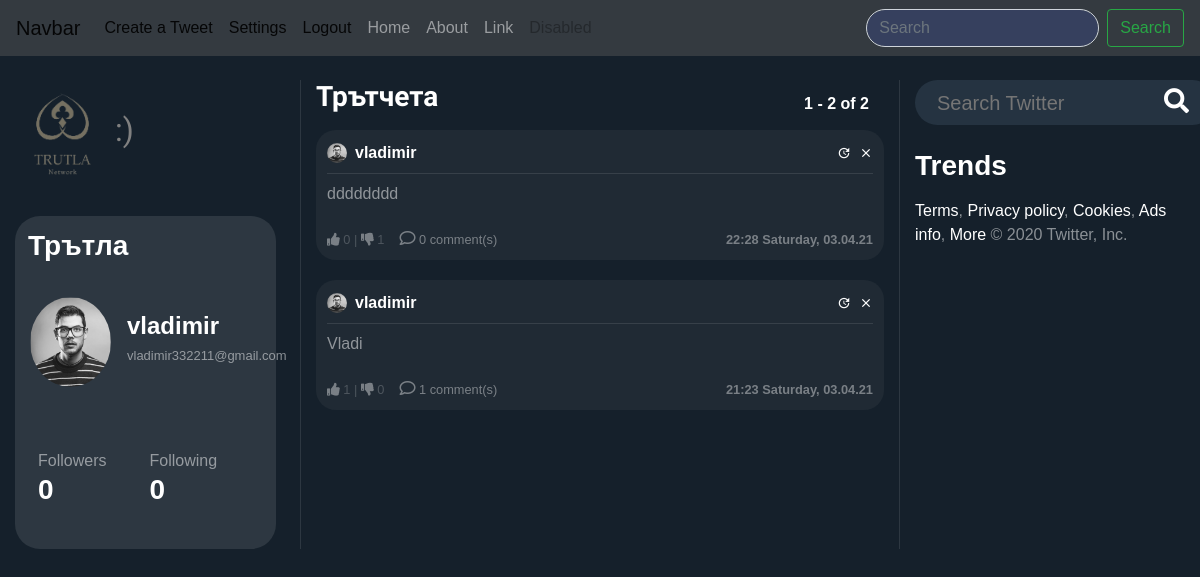
The app's page /user/vladimir (signed in) with its own data.
### users/models.py (models this page shows, shortened)
class Profile(models.Model):
    user = models.OneToOneField(User, on_delete=models.CASCADE)
    image = models.ImageField(default='default.png', upload_to='profile_pics')
    @property
    def followers(self):
        return Follow.objects.filter(follow_user=self.user).count()
    @property
    def following(self):
        return Follow.objects.filter(user=self.user).count()

### blog/models.py (models this page shows, shortened)
class Post(models.Model):
    content = models.TextField(max_length=1000)
    date_posted = models.DateTimeField(default=timezone.now)
    author = models.ForeignKey(User, on_delete=models.CASCADE)
    likes= models.IntegerField(default=0)
    dislikes= models.IntegerField(default=0)
    @property
    def number_of_comments(self):
        return Comment.objects.filter(post_connected=self).count()

### blog/views.py (the view, shortened to what this page needs)
# urls.py: path('user/<str:username>', UserPostListView.as_view(), name='user-posts'),
class UserPostListView(LoginRequiredMixin, ListView):
    model = Post
    template_name = 'blog/user_posts.html'
    context_object_name = 'posts'
    paginate_by = PAGINATION_COUNT
    def visible_user(self):
        return get_object_or_404(User, username=self.kwargs.get('username'))
    def get_context_data(self, **kwargs):
        visible_user = self.visible_user()
        logged_user = self.request.user
        print(logged_user.username == '', file=sys.stderr)
        if logged_user.username == '' or logged_user is None:
            can_follow = False
        else:
            can_follow = (Follow.objects.filter(user=logged_user,
                                                follow_user=visible_user).count() == 0)
        data = super().get_context_data(**kwargs)
        data['user_profile'] = visible_user
        data['can_follow'] = can_follow
        return data
    def get_queryset(self):
        user = self.visible_user()
        return Post.objects.filter(author=user).order_by('-date_posted')

### blog/templates/blog/user_posts.html
{% extends "blog/home.html" %}

### blog/templates/blog/home.html (shortened to what this page needs)
{% extends "blog/base.html" %}
{% load static %}
{% block content %}
    <div class="row">
        <div class="col-12 col-md-3 pr-4 dont-move">
            <a href="/"> <h2><img class="img-fluid" width="100" src="{% static 'blog/logo.png' %}"><span style="color: gray; font-family: 'Marck Script', cursive; ">:)</span></h2></a><br>
            <div class="profile-section">
            <h3 class="white-important p-2">
                Трътла
            </h3>
            <article class="media content-section" style="height: 140px; width: 100%">
                {%  if user_profile != None %}
                    <div class="mt-2 d-flex full-width align-items-center">
                        <img
                           class="rounded-circle mr-3 img-fluid"
                           style="width: 90px; height: 90px;"
                           src="{{ user_profile.profile.image.url }}">
                        <div>
                            <h4 style="text-align: left"
                                    class="white-important">
                                {{ user_profile.username }}
                            </h4>
                            <h6 style="text-align: left"
                                    class="email-profile">
                                {{ user.email }}
                            </h6>
                        </div>
                    </div>
                {%  endif %}
            </article>
            <article class="media content-section">
                <div class="row full-width pl-2">
                    <div class="col-6">
                            Followers
                    </div>
                    <div class="col-6">
                            Following
                    </div>
                    {%  if user_profile != None %}
                        <div class="col-6">
                            <h3 class="white-important follow-click">
                                <a href="{% url 'user-followers' user_profile.username %}">
                                    {{ user_profile.profile.followers }}
                                </a>
                            </h3>
                        </div>
                         <div class="col-6">
                            <a href="{% url 'user-follows' user_profile.username %}">
                                <h3 class="white-important follow-click">
                                    {{ user_profile.profile.following }}
                                </h3>
                            </a>
                        </div>
                    {%  endif %}
                </div>
            </article>
            </div>
        </div>
        <div class="col-12 col-md-6 scrollable" >
            <div class="full-width row">
                <div class="col-6">
                    <h3 class="white-important mb-3" style="font-family: 'Marck Script', cursive;">
                        Трътчета
                    </h3>
                </div>
                 <div class="col-6 no-padding">
                    <h6
                            style="position: absolute; bottom: 0; right: 0"
                            class="white-important mb-3">
                        {{ page_obj.start_index }} - {{ page_obj.end_index }} of
                        {{ paginator.count }}
                    </h6>
                </div>
            </div>
            {% for post in posts %}
                <article class="media content-section hovered-tweet">
                <div style="width: 100%; word-break: break-all;">
                    <div class="pb-2 row m-0" style="width: 100%; margin-right: 0 !important;">
                       <div
                               style="padding-left: 0px !important;"
                               class="col-8 no-padding d-flex align-items-center">
                           <img
                               class="rounded-circle mr-2"
                               style="width: 20px; height: 20px;"
                               src="{{ post.author.profile.image.url }}">
                           <a class="mr-2 white-important" href="{% url 'user-posts' post.author %}">
                               {{ post.author }}
                           </a>
                       </div>
                       <div class="col-4 d-flex flex-row-reverse no-padding align-items-center"
                            style="padding-right: 0 !important;">
                           {% if post.author == user %}
                                <a class="material-icons ml-2"
                                   style="font-size: 14px"
                                        href="{% url 'post-delete' post.id %}">clear</a>
                                <a class="material-icons ml-2"
                                   style="font-size: 14px"
                                        href="{% url 'post-update' post.id %}">update</a>
                            {%  endif %}
                       </div>
                   </div>
                    <div
                            class="mb-2"
                            style="width: 100%; height: 1px; background-color: rgba(255, 255, 255, 0.1)"></div>
                    <a
                            style="color: rgba(255, 255, 255, 0.5) !important;"
                            href="{% url 'post-detail' post.id %}">
                        <p class="mb-4">
                            {{ post.content }}
                        </p>
                    </a>
                        <div class="row">
                            <div class="col-6" style="display: flex;">
                                <small style="opacity: 0.4;">
                                    <a href="#" onClick="document.getElementById('likebutton').submit()"><i class="fas fa-thumbs-up"></i></a> {{post.likes}}   |   <a href="#" onClick="document.getElementById('dislikebutton').submit()"><i class="fas fa-thumbs-down"></i></a> {{post.dislikes}}
                                </small>
                                <small style="opacity: 0.4; margin-left:15px;">
                                    <a href="/post/{{post.id}}/">
                                        <i style=" font-size: 16px;" class="far fa-comment"></i> {{ post.number_of_comments }} comment(s)
                                    </a>
                                </small>
                            </div>
                            <div class="col-6">
                                <small
                                        style="opacity: 0.4;"
                                    class="white-important d-flex full-width flex-row-reverse">
                                    {{ post.date_posted | date:"H:i l, d.m.y" }}
                                </small>
                            </div>
                        </div>
                </div>
                </article>
            {% endfor %}
        </div>
        <div class="col-12 col-md-3 dont-move">
            <form action="{% url 'search' %}" method="post">{% csrf_token %}
                <div class="search-container">
                    <div class="search">
                    <input required name="search" type="text" id="zip-code-input" placeholder="Search Twitter">
                    <button type="submit" style="border:0; background: transparent;"><i class="fa fa-search"></i> </button> </a>
                </form>
              </div>
            </div>
            <h3 class="white-important mb-3 mt-4"> Trends </h3>
                <p><a href="">Terms</a>,
<a href="">Privacy policy</a>,
<a href="">Cookies</a>,
<a href="">Ads info</a>,
<a href="">More</a>
© 2020 Twitter, Inc.</p>
        </div>
    </div>
{% endblock content %}

### blog/static/blog/main.css (style rules this page uses)
:root { --muted-color: rgba(255, 255, 255, 0.5); }
body { background: #15202b; color: var(--muted-color); margin-top: 5rem; }
h1, h2, h3, h4, h5, h6 { color: var(--muted-color); }
.content-section { padding: 10px 10px; margin-bottom: 20px; }
.no-padding { padding: 0 !important; }
a { color: white; text-underline: none; text-decoration: none !important; }
article { border-radius: 4px; }
.white-important { color: white; font-weight: bold; }
.full-width { width: 100% }
.hovered-tweet { background-color: #90909017; border-radius: 20px; }
.hovered-tweet { border: 1px solid transparent; }
.profile-section { background-color: #2d3741; padding: 5px; border-radius: 25px; }
.scrollable { overflow-y: auto; border-left: 1px solid #2d3741; border-right: 1px solid #2d3741; }
.email-profile { font-size: 13px; outline: hidden; }

### blog/static/blog/style.css (style rules this page uses)
body { font-family: Arial, Helvetica, sans-serif; height: 100vh; margin: 0; padding: 0; }
.search-container { width: 300px; height: 45px; background-color: #253341; border-radius: 30px; display: flex; }
.search-container input { width: 100%; font-size: 20px; background-color: transparent; border: 0; color: white; }
.search-container .search { flex-grow: 1; display: flex; align-items: center; padding-left: 20px; padding-right: 20px; }
.search i { font-size: 25px; color: white; }
.search i { cursor: pointer; }

### records on screen
Post: author.profile.image (picture), author "vladimir", content "dddddddd", likes "0", dislikes "1", number_of_comments "0", date_posted "22:28 Saturday, 03.04.21"
Post: author.profile.image (picture), author "vladimir", content "Vladi", likes "1", dislikes "0", number_of_comments "1", date_posted "21:23 Saturday, 03.04.21"

### other values on screen
{{ user_profile.username }} "vladimir"
{{ user.email }} "vladimir332211@gmail.com"
{{ user_profile.profile.followers }} "0"
{{ user_profile.profile.following }} "0"
{{ page_obj.start_index }} "1"
{{ page_obj.end_index }} "2"
{{ paginator.count }} "2"
